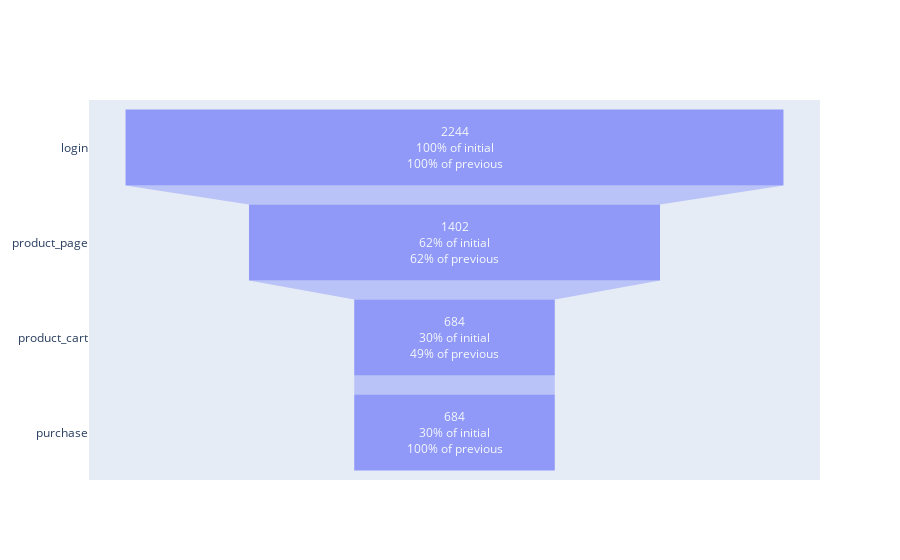

Write notebook code for a chart like this one.
### Markdown cell above
Посчитаем, сколько уникальных пользователей совершали каждое из этих событий, а также долю пользователей, которые хоть раз совершали событие. И выведем полученный результат в виде воронки.

### Code cell
# Подсчет количества уникальных пользователей для каждого типа события
events_by_users = final_events.groupby('event_name')[['user_id']].nunique().reset_index().rename(columns={'user_id':'users_count'})

# Сортировка записей для удобного показа в таблице и корректного отображения на диаграмме с воронкой
events_by_users = events_by_users.sort_values(by='users_count', ascending=False)

# Построение воронки
fig = go.Figure(go.Funnel(
    y = events_by_users['event_name'],
    x = events_by_users['users_count'],
    textinfo = "value+percent previous+percent initial",
    opacity = 0.65
    ))
fig.show()

### Figure 1 — Plotly figure (JSON) as saved in the notebook; plotly's stock layout.template omitted (floating-point values rounded to 4 significant figures)
{"data": [{"opacity": 0.65, "textinfo": "value+percent previous+percent initial", "type": "funnel", "x": [2244, 1402, 684, 684], "y": ["login", "product_page", "product_cart", "purchase"]}], "layout": {}}
